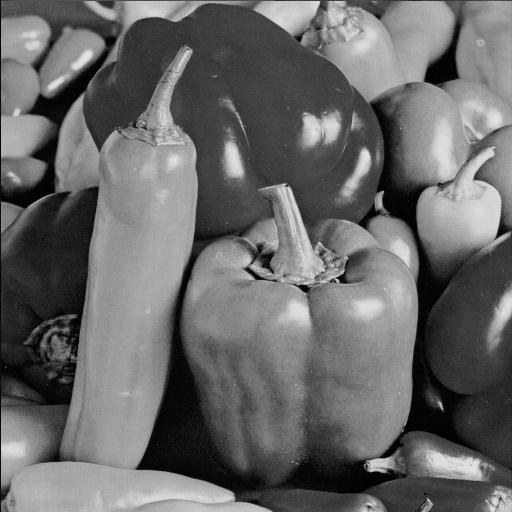
%> input picture ECES435/Assignment2/Assignment 2 FIles/peppers.tif, 512 x 512 px
$ octave lab2.m   (GNU Octave 9; MATLAB toolbox functions it lacks are replaced by stand-ins)
%> lines starting %> are read from the running program, lines starting %| are printed output that depends on the picture
### ECES435/Assignment2/Assignment 2 FIles/myJpgEncode.m
function [result] = myJpgEncode( pep,Q )
%myJpgEncode implement my own jpeg algorithm
%   using the notes
A=zeros(size(pep));

for i=1:512/8
    for j=1:512/8
        tempA=dct2(pep(8*(i-1)+1:i*8,8*(j-1)+1:j*8));
        pep_quan=round(tempA./Q).*Q;
        A(8*(i-1)+1:i*8,8*(j-1)+1:j*8)=pep_quan;
    end
end


result=uint8(A);


end

### ECES435/Assignment2/Assignment 2 FIles/lab2.m
% Assignment 2
% Jan 26, 2017
% Brian Hosler & Sarah Peachey
clear
close all
clc

%% part 1 - see jpeg image quality compression
pep=imread('peppers.tif');
%> pep is the input picture: size 512x512 uint8; min 0, max 230, mean 104.2
bab=imread('baboon.tif');
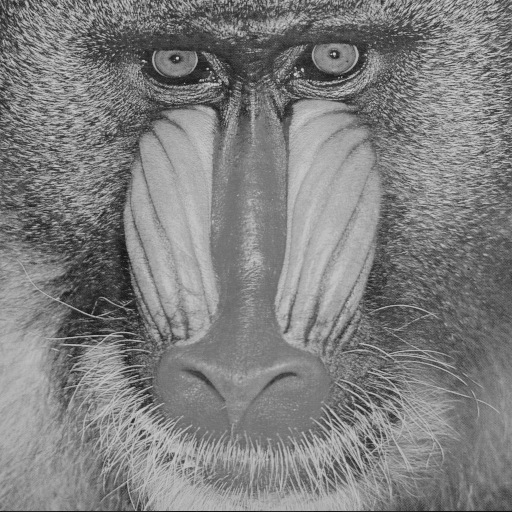
%> input picture ECES435/Assignment2/Assignment 2 FIles/baboon.tif, 512 x 512 px
%> bab is the input picture: size 512x512 uint8; min 16, max 214, mean 127.3

imwrite(pep, 'pep90.jpg','Quality',90)
imwrite(pep, 'pep70.jpg','Quality',70)
imwrite(pep, 'pep50.jpg','Quality',50)
imwrite(pep, 'pep30.jpg','Quality',30)
imwrite(pep, 'pep10.jpg','Quality',10)

imwrite(bab, 'bab90.jpg','Quality',90)
imwrite(bab, 'bab70.jpg','Quality',70)
imwrite(bab, 'bab50.jpg','Quality',50)
imwrite(bab, 'bab30.jpg','Quality',30)
imwrite(bab, 'bab10.jpg','Quality',10)

pep_psnr=zeros(1,6);
pep_size=zeros(1,6);

temp=imfinfo('peppers.tif');
pep_size(1)=temp.FileSize;
pep_psnr(1)= psnr(pep, pep);

temp=imfinfo('pep90.jpg');
pep_size(2)=temp.FileSize;
pep_psnr(2)= psnr(imread('pep90.jpg'), pep);

temp=imfinfo('pep70.jpg');
pep_size(3)=temp.FileSize;
pep_psnr(3)= psnr(imread('pep70.jpg'), pep);

temp=imfinfo('pep50.jpg');
pep_size(4)=temp.FileSize;
pep_psnr(4)= psnr(imread('pep50.jpg'), pep);

temp=imfinfo('pep30.jpg');
pep_size(5)=temp.FileSize;
pep_psnr(5)= psnr(imread('pep30.jpg'), pep);

temp=imfinfo('pep10.jpg');
pep_size(6)=temp.FileSize;
pep_psnr(6)= psnr(imread('pep10.jpg'), pep);

figure
subplot(2,1,1)
plot(100*[1 .9 .7 .5 .3 .1],pep_size,'--o')
hold on
title('peppers - file size vs quality')
subplot(2,1,2)
plot(100*[1 .9 .7 .5 .3 .1],pep_psnr,'--o')
hold on
title('peppers - psnr vs quality')
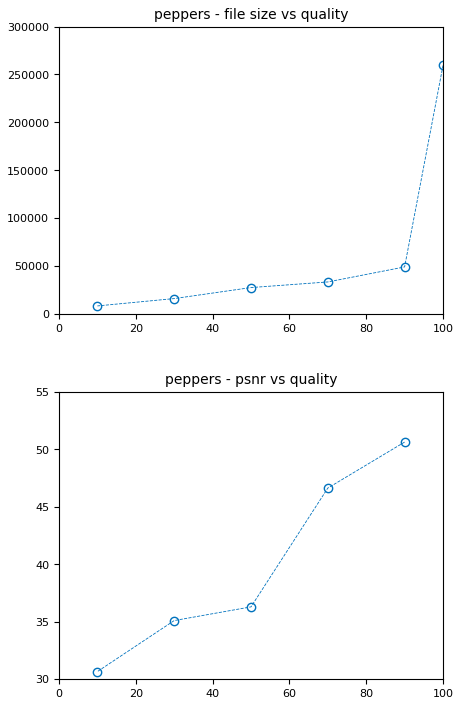
%> figure redrawn from the program's plot data, 2 panels

bab_psnr=zeros(1,6);
bab_size=zeros(1,6);

temp=imfinfo('baboon.tif');
bab_size(1)=temp.FileSize;
bab_psnr(1)= psnr(bab, bab);

temp=imfinfo('bab90.jpg');
bab_size(2)=temp.FileSize;
bab_psnr(2)= psnr(imread('bab90.jpg'), bab);

temp=imfinfo('bab70.jpg');
bab_size(3)=temp.FileSize;
bab_psnr(3)= psnr(imread('bab70.jpg'), bab);

temp=imfinfo('bab50.jpg');
bab_size(4)=temp.FileSize;
bab_psnr(4)= psnr(imread('bab50.jpg'), bab);

temp=imfinfo('bab30.jpg');
bab_size(5)=temp.FileSize;
bab_psnr(5)= psnr(imread('bab30.jpg'), bab);

temp=imfinfo('bab10.jpg');
bab_size(6)=temp.FileSize;
bab_psnr(6)= psnr(imread('bab10.jpg'), bab);

figure
subplot(2,1,1)
plot(100*[1 .9 .7 .5 .3 .1],bab_size,'--o')
hold on
title('baboon - file size vs quality')
subplot(2,1,2)
plot(100*[1 .9 .7 .5 .3 .1],bab_psnr,'--o')
hold on
title('baboon - psnr vs quality')
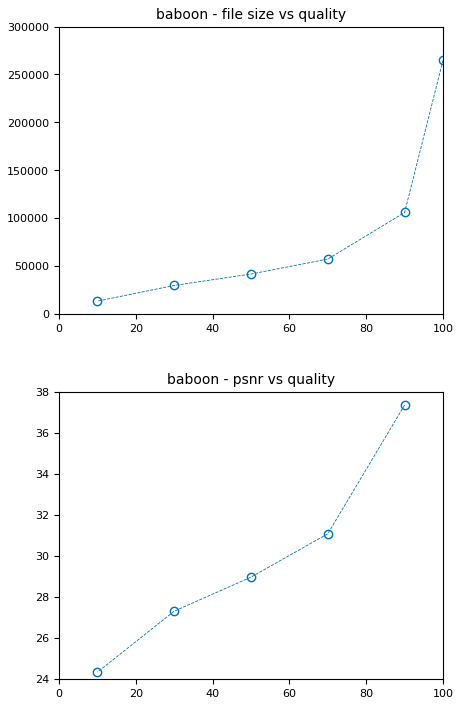
%> figure redrawn from the program's plot data, 2 panels

%% part 2 - do out own jpeg

% luminance quantization table
Q=[16 11 10 16 24 40 51 61;...
   12 12 14 19 26 58 60 55;...
   14 13 16 24 40 57 69 56;...
   14 17 22 29 51 87 80 62;...
   18 22 37 56 68 109 103 77;...
   24 35 55 64 81 104 113 92;...
   49 64 78 87 103 121 120 101;...
   72 92 95 98 112 100 103 99];

A=myJpgEncode( pep,Q );
%> after the loop in myJpgEncode, `for i=1:512/8`:
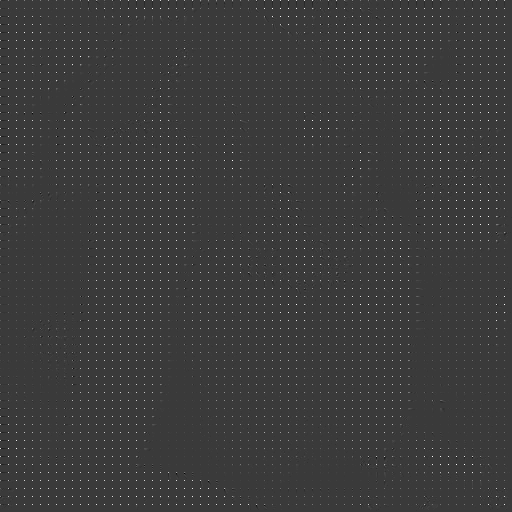
%> A: size 512x512 double; min -528, max 1760, mean 12.8; drawn with min black and max white
%> in myJpgEncode, `result=uint8(A);`:
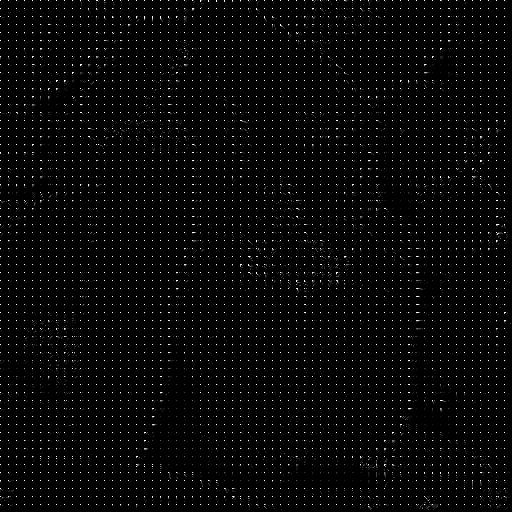
%> result: size 512x512 uint8; min 0, max 255, mean 5.8
B=myJpgEncode( bab,Q );
%> in myJpgEncode (call 2), `result=uint8(A);`:
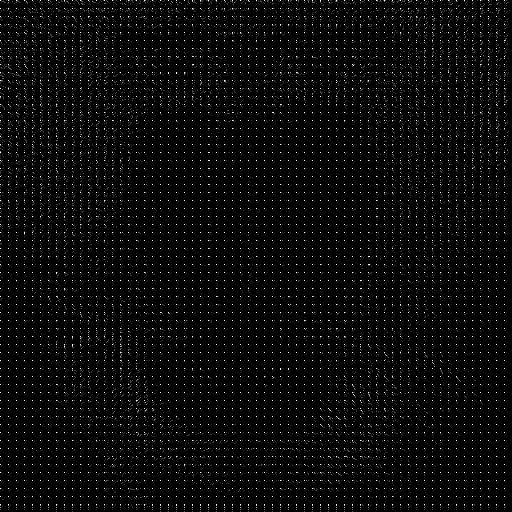
%> result: size 512x512 uint8; min 0, max 255, mean 8.3

figure
subplot(1,2,1)
imshow(A)
title('DCT of peppers')
subplot(1,2,2)
imshow(B)
title('DCT of baboon')
